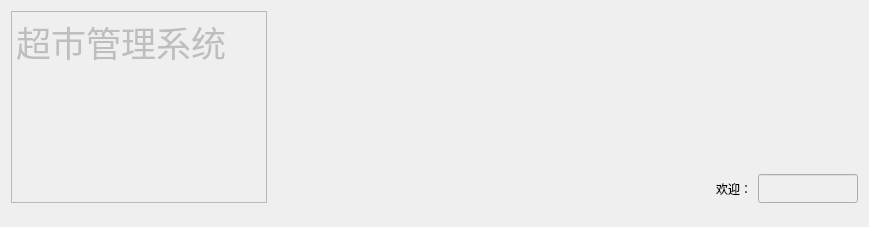
      <widget class="QWidget" name="widget_6" native="true">
       <property name="enabled">
        <bool>true</bool>
       </property>
       <property name="autoFillBackground">
        <bool>true</bool>
       </property>
       <layout class="QGridLayout" name="gridLayout_8">
        <item row="0" column="0" rowspan="2">
         <widget class="QTextEdit" name="textEdit_2">
          <property name="enabled">
           <bool>false</bool>
          </property>
          <property name="font">
           <font>
            <family>Arial</family>
            <pointsize>26</pointsize>
           </font>
          </property>
          <property name="acceptDrops">
           <bool>true</bool>
          </property>
          <property name="html">
           <string>&lt;!DOCTYPE HTML PUBLIC &quot;-//W3C//DTD HTML 4.0//EN&quot; &quot;http://www.w3.org/TR/REC-html40/strict.dtd&quot;&gt;
&lt;html&gt;&lt;head&gt;&lt;meta name=&quot;qrichtext&quot; content=&quot;1&quot; /&gt;&lt;style type=&quot;text/css&quot;&gt;
p, li { white-space: pre-wrap; }
&lt;/style&gt;&lt;/head&gt;&lt;body style=&quot; font-family:'Arial'; font-size:26pt; font-weight:400; font-style:normal;&quot;&gt;
&lt;p style=&quot; margin-top:0px; margin-bottom:0px; margin-left:0px; margin-right:0px; -qt-block-indent:0; text-indent:0px;&quot;&gt;超市管理系统&lt;/p&gt;&lt;/body&gt;&lt;/html&gt;</string>
          </property>
         </widget>
        </item>
        <item row="0" column="2">
         <spacer name="verticalSpacer_11">
          <property name="orientation">
           <enum>Qt::Vertical</enum>
          </property>
          <property name="sizeHint" stdset="0">
           <size>
            <width>20</width>
            <height>57</height>
           </size>
          </property>
         </spacer>
        </item>
        <item row="2" column="2">
         <spacer name="verticalSpacer_12">
          <property name="orientation">
           <enum>Qt::Vertical</enum>
          </property>
          <property name="sizeHint" stdset="0">
           <size>
            <width>20</width>
            <height>13</height>
           </size>
          </property>
         </spacer>
        </item>
        <item row="1" column="1">
         <spacer name="horizontalSpacer_26">
          <property name="orientation">
           <enum>Qt::Horizontal</enum>
          </property>
          <property name="sizeHint" stdset="0">
           <size>
            <width>403</width>
            <height>20</height>
           </size>
          </property>
         </spacer>
        </item>
        <item row="1" column="2">
         <layout class="QHBoxLayout" name="horizontalLayout_38">
          <item>
           <spacer name="horizontalSpacer_27">
            <property name="orientation">
             <enum>Qt::Horizontal</enum>
            </property>
            <property name="sizeHint" stdset="0">
             <size>
              <width>40</width>
              <height>20</height>
             </size>
            </property>
           </spacer>
          </item>
          <item>
           <widget class="QLabel" name="label_41">
            <property name="maximumSize">
             <size>
              <width>45</width>
              <height>16777215</height>
             </size>
            </property>
            <property name="text">
             <string>欢迎：</string>
            </property>
           </widget>
          </item>
          <item>
           <widget class="QLineEdit" name="lineEdit_usernow">
            <property name="enabled">
             <bool>false</bool>
            </property>
            <property name="minimumSize">
             <size>
              <width>0</width>
              <height>29</height>
             </size>
            </property>
            <property name="maximumSize">
             <size>
              <width>100</width>
              <height>16777215</height>
             </size>
            </property>
           </widget>
          </item>
         </layout>
        </item>
       </layout>
      </widget>
